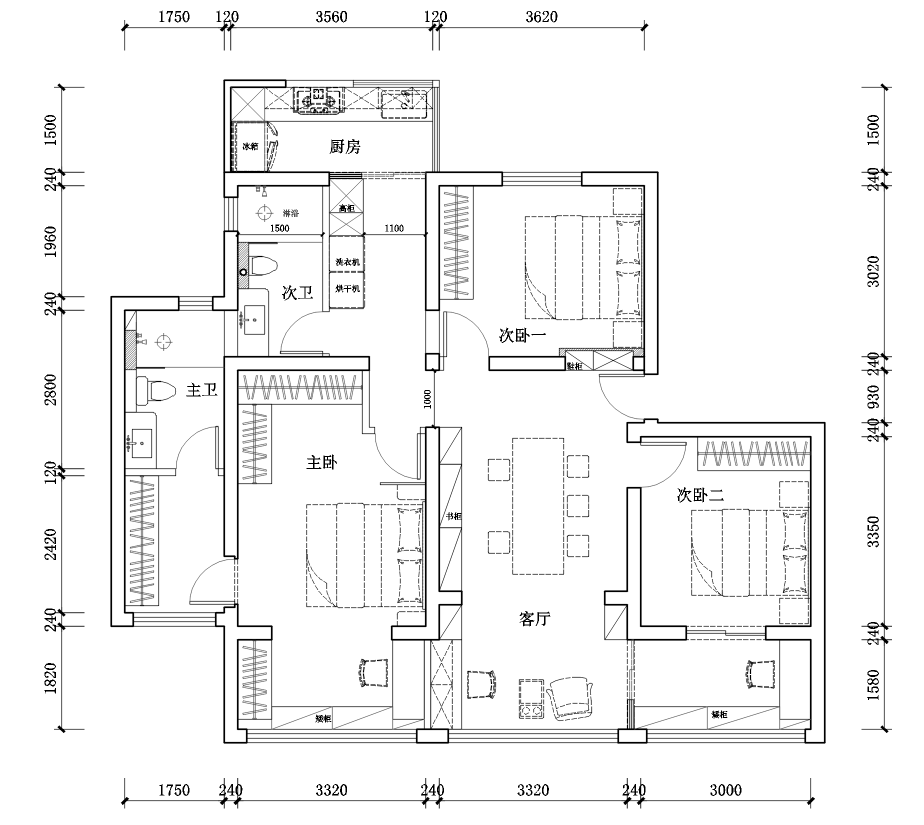
#> input picture dwg_import/source_plan.png, 1848 x 1650 px (shown at 1/2 size)
$ python trace_plan.py
#> lines starting #> are read from the running program, lines starting #| are printed output that depends on the picture
"""PNG trace in source-image coordinates; all derived views use this geometry."""
from pathlib import Path
import json, html, shutil
from PIL import Image, ImageDraw

ROOT = Path(__file__).resolve().parent
def rect(x,y,w,h): return [[x,y],[x+w,y],[x+w,y+h],[x,y+h]]
OUTER = [[403,145],[790,145],[790,310],[1184,310],[1184,674],[1160,674],[1160,760],[1485,760],[1485,1337],[403,1337],[403,1128],[200,1128],[200,534],[403,534]]
WALLS = [
 ('厨房西北墙',[[403,145],[515,145],[515,157],[415,157],[415,310],[403,310]]),
 ('厨房南墙',[[403,310],[592,310],[592,334],[428,334],[428,355],[403,355]]),
 ('次卧一西北墙',[[767,310],[904,310],[904,334],[790,334],[790,558],[767,558]]),
 ('次卧一东北墙',[[1047,310],[1184,310],[1184,674],[1160,674],[1160,334],[1047,334]]),
 ('次卧一南墙',rect(879,642,281,24)),
 ('次卧一门边',rect(767,637,23,29)),
 ('次卫西墙',[[403,418],[428,418],[428,643],[403,643],[403,558],[383,558],[383,534],[403,534]]),
 ('西翼外墙',[[200,534],[322,534],[322,558],[224,558],[224,1103],[240,1103],[240,1128],[200,1128]]),
 ('主卧北墙',rect(403,643,262,24)),
 ('主卧衣帽区东墙',rect(403,667,25,336)),
 ('主卧北墙转角',[[652,667],[665,667],[665,768],[675,768],[675,781],[652,781]]),
 ('主卧东墙',[[766,770],[790,770],[790,1314],[765,1314],[765,1151],[705,1151],[705,1128],[766,1128]]),
 ('主卧西南转角',[[403,1091],[428,1091],[428,1128],[489,1128],[489,1151],[428,1151],[428,1314],[403,1314]]),
 ('主卧西南端柱',rect(403,1314,25,23)),
 ('主卧客厅南端柱',rect(750,1314,58,23)),
 ('客厅次卧二南端柱',rect(1113,1314,47,23)),
 ('次卧二东北外墙',[[1128,760],[1485,760],[1485,1337],[1458,1337],[1458,785],[1152,785],[1152,797],[1128,797]]),
 ('次卧二西墙转角',[[1128,878],[1152,878],[1152,1128],[1235,1128],[1235,1151],[1128,1151],[1128,1088],[1088,1088],[1088,1064],[1128,1064]]),
 ('次卧二东南门边',rect(1378,1128,80,23)),
 ('主卫衣帽区隔墙西',rect(224,843,89,13)),
 ('主卫衣帽区隔墙东',rect(389,843,14,13)),
 ('次卫家政隔墙',rect(580,425,12,137)),
 ('西翼南窗门边',[[389,1103],[403,1103],[403,1091],[428,1091],[428,1128],[389,1128]]),
]
ZONES = [
 ('厨房',rect(415,157,364,153),'tile'),
 ('次卫',rect(428,334,152,309),'wet'),
 ('主卫',rect(224,558,179,285),'wet'),
 ('衣帽区',rect(224,856,179,247),'oak'),
 ('主卧',rect(428,667,338,647),'oak'),
 ('次卧一',rect(790,334,370,320),'oak'),
 ('次卧二',rect(1152,785,306,343),'oak'),
 ('次卧二窗边区',rect(1140,1151,318,163),'oak'),
]
WINDOWS = [
 ('厨房北窗',[515,151,790,151]),('厨房东窗',[784,157,784,310]),
 ('次卧一北窗',[904,322,1047,322]),('次卫西窗',[415,355,415,418]),
 ('主卫北窗',[322,546,383,546]),('衣帽区南窗',[224,1115,389,1115]),
 ('主卧南窗',[428,1325,750,1325]),('客厅南窗',[808,1325,1113,1325]),
 ('次卧二窗边南窗',[1160,1325,1458,1325]),
 ('次卧二窗边移门',[1235,1140,1378,1140]),('客厅窗边移门',[1134,1151,1134,1314]),
 ('厨房移门',[592,316,767,316]),
]
# x/y/w/h in PNG pixels, height in metres; geometry is furniture, never walls.
FURNITURE = []
def furn(name,kind,x,y,w,h,height=0.8):
    FURNITURE.append(dict(name=name,kind=kind,rect=[x,y,w,h],height_m=height))
furn('主卧床','bed',551,906,214,187,.52)
furn('次卧一床','bed',945,390,215,185,.52)
furn('次卧二床','bed',1244,917,214,158,.52)
for n,r in [('主卧北衣柜',(428,667,224,60)),('主卧西衣柜',(428,727,60,145)),('次卧一衣柜',(799,334,52,205)),('次卧二衣柜',(1255,785,203,63)),('衣帽区长柜',(224,856,60,235)),('主卧窗边衣柜',(428,1151,61,163)),('主卧窗边东柜',(707,1151,58,163)),('次卧二窗边东柜',(1403,1151,55,163)),('客厅书柜',(790,770,41,294))]: furn(n,'cabinet',*r,2.3)
for n,r in [('厨房橱柜',(415,157,364,61)),('主卧窗边矮柜',(489,1273,218,41)),('次卧二窗边矮柜',(1140,1273,263,41)),('次卧一矮柜',(1006,627,134,27))]: furn(n,'lowcab',*r,.85)
furn('冰箱','appliance',415,219,71,91,1.8)
furn('家政高柜','appliance',592,322,63,101,2.3)
furn('洗衣机','appliance',592,425,63,64,.9)
furn('烘干机','appliance',592,489,63,67,.9)
furn('餐桌','table',922,789,92,245,.76)
for x,y in [(878,827),(878,955),(1020,821),(1020,891),(1020,961)]: furn('餐椅','chair',x,y,40,40,.8)
furn('主卧窗边椅','chair',651,1188,45,49,.8)
furn('次卧二窗边椅','chair',1348,1189,45,49,.8)
furn('客厅单椅','lounge',996,1221,70,72,.78)
furn('窗边椅','chair',841,1208,45,50,.8)
furn('边几','table',935,1224,45,68,.48)
furn('次卫台盆','sink',428,549,48,55,.82)
furn('主卫台盆','sink',224,773,54,52,.82)
furn('次卫马桶','wc',449,462,51,37,.42)
furn('主卫马桶','wc',246,677,64,47,.42)
furn('次卫淋浴','shower',428,334,152,103,.03)
furn('主卫淋浴','shower',224,558,179,104,.03)
LABELS = [('厨房',620,270),('次卫',535,540),('主卫',358,711),('衣帽区',347,950),('主卧',573,837),('次卧一',943,602),('次卧二',1255,896),('客餐厅',962,1116),('主卧窗边区',584,1177),('次卧二窗边区',1267,1183),('走道',708,589)]
DOORS = [dict(name='入户门',hinge=[1160,674],leaf=[1079,674],closed=[1160,755]),dict(name='次卧一门',hinge=[799,642],leaf=[799,561],closed=[880,642]),dict(name='次卧二门',hinge=[1152,797],leaf=[1235,797],closed=[1152,878]),dict(name='主卧门',hinge=[751,781],leaf=[751,864],closed=[675,781]),dict(name='衣帽区门',hinge=[428,1091],leaf=[428,1003],closed=[341,1091]),dict(name='主卫门',hinge=[389,843],leaf=[389,769],closed=[314,843]),dict(name='次卫门',hinge=[580,637],leaf=[504,637],closed=[580,561])]
data=dict(units='PNG pixels for xy, metres for z',reference_size=[1663,1485],metres_per_pixel=.00982,calibration='3320 mm / 338 px; approximate image calibration, not site survey',source='User-selected PNG layout; CAD is original structure reference',height_note='2.7 m assumed full walls; review render cuts walls to 1.05 m',outer=OUTER,walls=[dict(name=n,polygon=p) for n,p in WALLS],zones=[dict(name=n,polygon=p,material=m) for n,p,m in ZONES],windows=[dict(name=n,segment=s) for n,s in WINDOWS],furniture=FURNITURE,labels=LABELS,doors=DOORS)
(ROOT/'plan_geometry.json').write_text(json.dumps(data,ensure_ascii=False,indent=2))
Image.open(ROOT.parent/'dwg_import/source_plan.png').convert('RGB').resize((1663,1485)).save(ROOT/'reference.png')
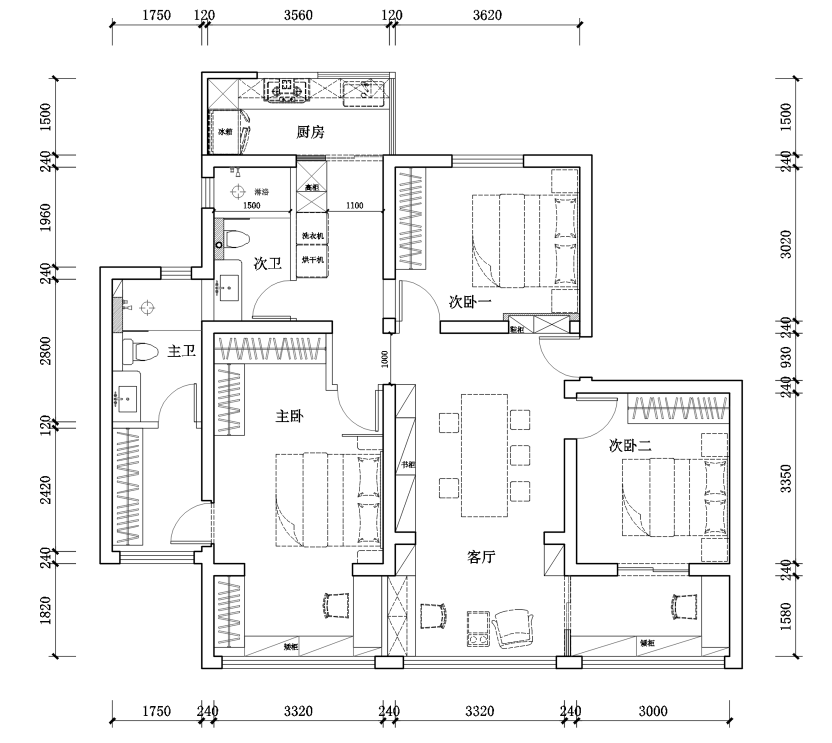
#> saved as reference.png: PIL image 1663x1485 RGB (shown at 1/2 size); min 0, max 255, mean 243.5
colors=dict(oak='#edddbf',tile='#ece7de',wet='#dce9e8')
def polygon(points,**attrs):
    attr=' '.join(f'{k.replace("_","-")}="{v}"' for k,v in attrs.items())
    return '<polygon points="'+' '.join(f'{x},{y}' for x,y in points)+'" '+attr+'/>'
parts=['<svg xmlns="http://www.w3.org/2000/svg" width="1663" height="1485" viewBox="0 0 1663 1485">','<rect width="1663" height="1485" fill="#fff"/>',polygon(OUTER,fill='#f4f0e6',stroke='#596367',stroke_width=2)]
for n,p,m in ZONES: parts.append(polygon(p,fill=colors[m]))
for f in FURNITURE:
    x,y,w,h=f['rect']; kind=f['kind']; col={'bed':'#faf7f0','cabinet':'#ba9c70','lowcab':'#cdb28a','table':'#b89a70','chair':'#bbbcb2','lounge':'#afb8b0','sink':'#fbfcfc','wc':'#fbfcfc','shower':'#d5e4e3','appliance':'#d7dad8'}[kind]
    parts.append(f'<rect x="{x}" y="{y}" width="{w}" height="{h}" rx="3" fill="{col}" stroke="#7d8079" stroke-width="1.5"/>')
    if kind=='bed':
        parts.append(f'<path d="M{x+w-50} {y+4}V{y+h-4}" stroke="#b8afa0" fill="none"/>')
        for yy in [y+14,y+h/2+5]: parts.append(f'<rect x="{x+w-42}" y="{yy}" width="32" height="{h/2-24}" rx="7" fill="#fffdf7" stroke="#c6beae"/>')
    if kind in ['cabinet','lowcab']:
        if w>h:
            for xx in range(int(x+50),int(x+w),50): parts.append(f'<path d="M{xx} {y}v{h}" stroke="#aa8e67"/>')
        else:
            for yy in range(int(y+50),int(y+h),50): parts.append(f'<path d="M{x} {yy}h{w}" stroke="#aa8e67"/>')
for n,p in WALLS: parts.append(polygon(p,fill='#414b4d'))
for n,(x1,y1,x2,y2) in WINDOWS: parts.append(f'<path d="M{x1} {y1}L{x2} {y2}" fill="none" stroke="#91b8bd" stroke-width="6"/>')
for d in DOORS:
    (x,y),(lx,ly),(cx,cy)=d['hinge'],d['leaf'],d['closed']
    r=((lx-x)**2+(ly-y)**2)**.5
    cross=(lx-x)*(cy-y)-(ly-y)*(cx-x); sweep=1 if cross>0 else 0
    parts.append(f'<path d="M{x} {y}L{lx} {ly} A{r} {r} 0 0 {sweep} {cx} {cy}" fill="none" stroke="#747c77" stroke-width="2"/>')
for label,x,y in LABELS: parts.append(f'<text x="{x}" y="{y}" text-anchor="middle" font-family="PingFang SC,Arial,sans-serif" font-size="23" fill="#344344">{html.escape(label)}</text>')
parts.extend(['<text x="200" y="83" font-family="PingFang SC,Arial" font-size="30" fill="#344344">按 PNG 重建 · 平面核对版</text>','<text x="200" y="1410" font-family="PingFang SC,Arial" font-size="19" fill="#727d79">房间布局以 PNG 为准；尺寸由图像标注校准，施工前仍需复尺。</text>','</svg>'])
(ROOT/'floorplan.svg').write_text('\n'.join(parts))
# Independent visibility check: every user-mentioned omitted area is inside slab and outside walls.
mask=Image.new('1',(1663,1485)); draw=ImageDraw.Draw(mask); draw.polygon(OUTER,fill=1)
#> after `mask = Image.new('1', (1663, 1485))`: mask: PIL image 1663x1485 1; every value is 0
wallmask=Image.new('1',(1663,1485)); wd=ImageDraw.Draw(wallmask)
for n,p in WALLS: wd.polygon(p,fill=1)
samples={'kitchen corridor':(709,456),'bath approach':(685,596),'central circulation':(954,712),'west wardrobe aisle':(341,952),'master bay':(600,1220),'living bay':(927,1190),'bedroom2 bay':(1300,1240)}
for name,p in samples.items(): assert mask.getpixel(p) and not wallmask.getpixel(p), (name,p)
for f in FURNITURE:
    x,y,w,h=f['rect']; assert mask.getpixel((int(x+w/2),int(y+h/2))),f['name']
report={'usable_points_verified':samples,'wall_polygons':len(WALLS),'windows_or_sliders':len(WINDOWS),'furniture_objects':len(FURNITURE),'pixel_scale_m':data['metres_per_pixel'],'dwg_used_for_layout':False}
(ROOT/'geometry_checks.json').write_text(json.dumps(report,ensure_ascii=False,indent=2))
# Overlay lets the reviewer see every traced wall on the original, at identical pixels.
overlay=Image.open(ROOT/'reference.png').convert('RGBA'); ink=Image.new('RGBA',overlay.size); od=ImageDraw.Draw(ink)
#> after `ink = Image.new('RGBA', overlay.size)`: ink: PIL image 1663x1485 RGBA; every value is 0
for n,p in WALLS: od.polygon([tuple(q) for q in p],fill=(0,139,159,85),outline=(0,109,137,210),width=2)
Image.alpha_composite(overlay,ink).convert('RGB').save(ROOT/'wall_overlay.png')
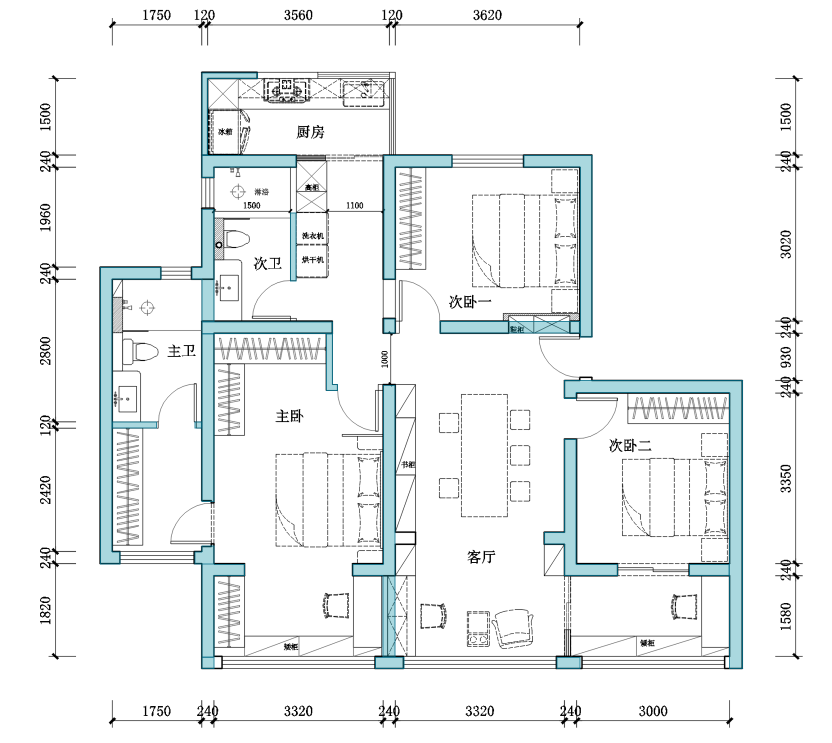
#> saved as wall_overlay.png: PIL image 1663x1485 RGB (shown at 1/2 size); mean R, G, B 239.1, 242.2, 242.8
print(json.dumps(report,ensure_ascii=False))

$ run again, with dwg_import/cluster.png copied over dwg_import/source_plan.png
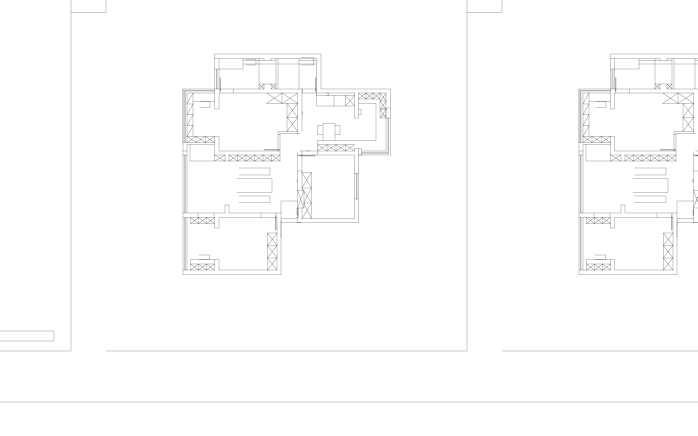
#> input picture dwg_import/cluster.png, 1395 x 871 px (shown at 1/2 size)
#> `Image.open(ROOT.parent/'dwg_import/source_plan.png').convert('RGB').re..`:
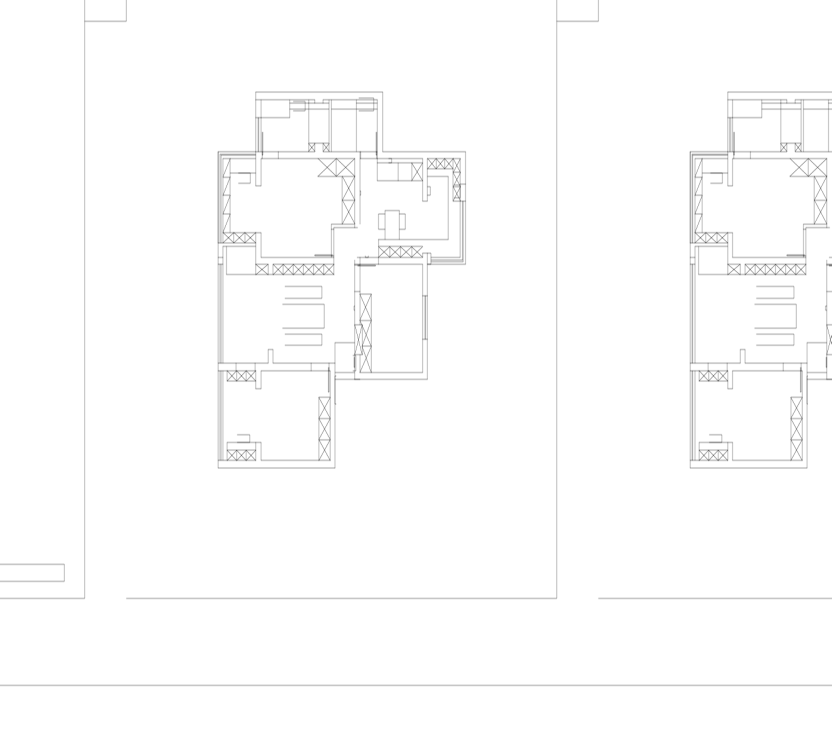
#> saved as reference.png: PIL image 1663x1485 RGB (shown at 1/2 size); min 64, max 255, mean 252.6
#> mask: PIL image 1663x1485 1; every value is 0
#> ink: PIL image 1663x1485 RGBA; every value is 0
#> `Image.alpha_composite(overlay,ink).convert('RGB').save(ROOT/'wall_over..`:
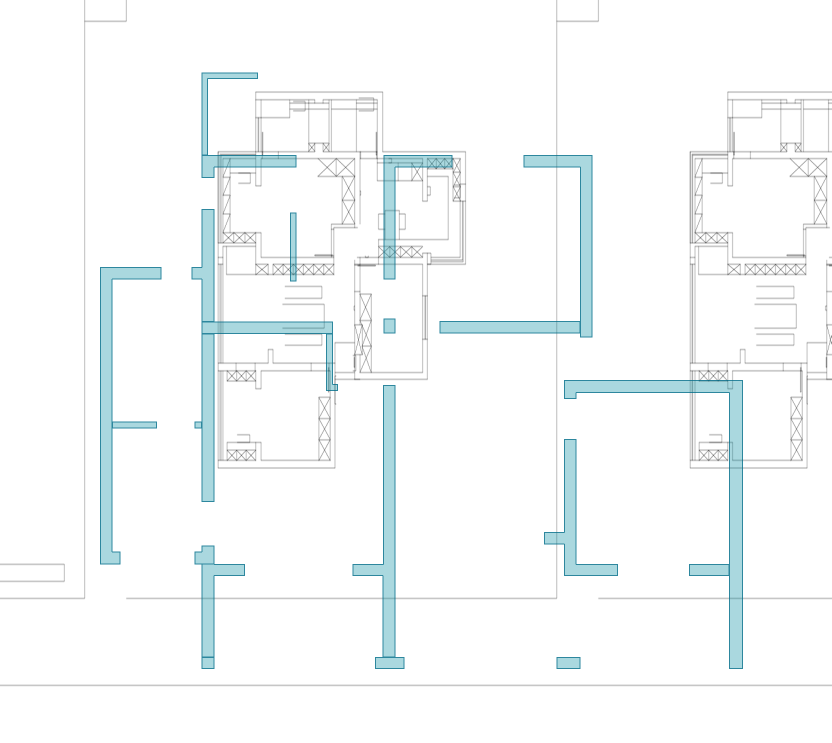
#> saved as wall_overlay.png: PIL image 1663x1485 RGB (shown at 1/2 size); mean R, G, B 246.4, 249.6, 250.2
